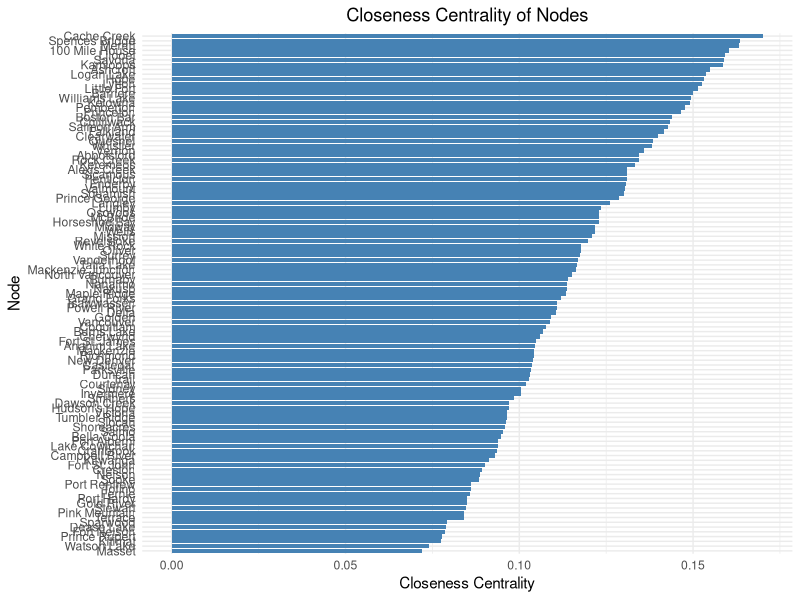

Write R code to recreate this figure.
# Load necessary libraries
library(igraph)
library(dplyr)
library(ggplot2)

# Load data
bc_roads <- read.csv("bcroads.csv")
bc_towns_coords <- read.csv("bctowns.csv")

# Rename the town column to 'name' for compatibility with igraph
bc_towns_coords <- bc_towns_coords %>%
  rename(name = Town)

# Remove rows with missing latitude or longitude
bc_towns_coords <- bc_towns_coords %>%
  filter(!is.na(Longitude) & !is.na(Latitude))

# Create the graph
g <- graph_from_data_frame(d = bc_roads, vertices = bc_towns_coords, directed = FALSE)

# Ensure all nodes in the graph have valid coordinates
unmatched_nodes <- setdiff(V(g)$name, bc_towns_coords$name)
if (length(unmatched_nodes) > 0) {
  warning("The following nodes have no matching coordinates and will be excluded: ", paste(unmatched_nodes, collapse = ", "))
  g <- delete_vertices(g, unmatched_nodes) # Remove nodes without coordinates
}

# Compute closeness centrality
closeness_centrality <- closeness(g, normalized = TRUE)

# Add closeness centrality as a vertex attribute
V(g)$closeness <- closeness_centrality

# Create a data frame with node names and closeness centrality values
closeness_df <- data.frame(
  Node = V(g)$name,
  Closeness = V(g)$closeness
)

# Sort the data frame by closeness centrality in descending order
closeness_df <- closeness_df %>%
  arrange(desc(Closeness))

# Print the sorted data frame

# Create a bar chart of closeness centrality
ggplot(closeness_df, aes(x = reorder(Node, Closeness), y = Closeness)) +
  geom_bar(stat = "identity", fill = "steelblue") +
  coord_flip() +  # Flip coordinates for better readability
  labs(
    title = "Closeness Centrality of Nodes",
    x = "Node",
    y = "Closeness Centrality"
  ) +
  theme_minimal() +
  theme(
    plot.title = element_text(hjust = 0.5)  # Center the title
  )